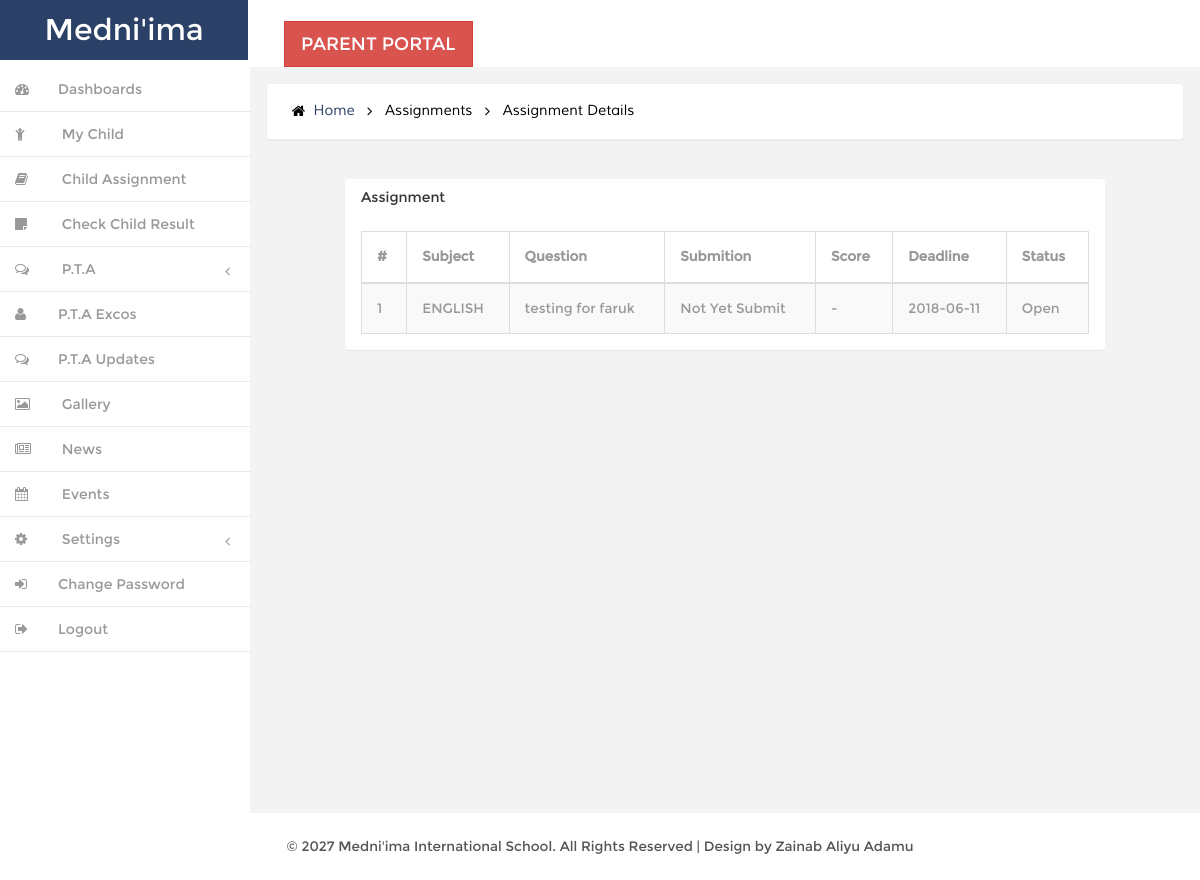
The app's page /parent/view-assignment.php?asid=2 (signed in) with its own data.
### tables this page shows
CREATE TABLE IF NOT EXISTS `tblassignment` (
  `id` int(11) NOT NULL,
  `name` varchar(250) NOT NULL,
  `teacher_id` int(11) NOT NULL,
  `class_id` int(11) NOT NULL,
  `subject_id` int(11) NOT NULL,
  `question` text NOT NULL,
  `dead_line_date` date NOT NULL,
  `dead_line_time` varchar(20) NOT NULL,
  `created_date` datetime NOT NULL,
  `status` enum('0','1') NOT NULL DEFAULT '1',
  `lastupdate` timestamp NOT NULL DEFAULT CURRENT_TIMESTAMP ON UPDATE CURRENT_TIMESTAMP
);

CREATE TABLE IF NOT EXISTS `tblsubjects` (
  `id` int(11) NOT NULL,
  `SubjectName` varchar(100) NOT NULL,
  `SubjectCode` varchar(100) NOT NULL,
  `Creationdate` timestamp NOT NULL DEFAULT CURRENT_TIMESTAMP,
  `UpdationDate` timestamp NOT NULL DEFAULT '0000-00-00 00:00:00' ON UPDATE CURRENT_TIMESTAMP
);

### parent/view-assignment.php (the view, shortened to what this page needs)
<?php
include 'engine/tophead.php';
$asid=intval($_GET['asid']);
$query  = $db->query("SELECT tblstudents.*, tblassignment.name,tblassignment.id as assignment_id,tblassignment.dead_line_date,tblassignment.question,tblassignment.teacher_id,tblassignment.status,tblassignment.class_id,tblassignment.subject_id,tblclasses.ClassName,tblclasses.Section,tblclasses.id,tblsubjects.id as subid,tblsubjects.SubjectName from tblassignment join tblclasses on tblclasses.id=tblassignment.class_id join tblsubjects on tblsubjects.id = tblassignment.subject_id join tblstudents on tblstudents.ClassId=tblassignment.class_id where tblstudents.StudentId='$asid'");
$cnt=1;
if($query->num_rows < 1){
	echo '<div class="blank text-center"><div class="alert alert-danger left-icon-alert" role="alert">
 <strong>Error!</strong> No Assignment found</div></div>';
}else{
?>
		     <div class="banner">
		    	<h2>
				<a href="index.php"><i class="fa fa-home"></i> Home</a>
				<i class="fa fa-angle-right"></i>
                <span>Assignments</span>
                <i class="fa fa-angle-right"></i>
				<span>Assignment Details</span>
				</h2>
		    </div>
        <br>
    <div class="blank">
                                <div class="row">
                                    <div class="col-md-10 col-md-offset-1">
                                        <div class="panel">
                                            <div class="panel-heading">
                                                <div class="panel-title">
                                                    <h5><?php echo htmlentities($assignment_view_result->StudentName);?> Assignment</h5>
                                                </div>
                                            </div>
                                            <div class="panel-body p-20">
                                                <table id="example" class="display table table-striped table-bordered" cellspacing="0" width="100%">
                                                    <thead>
                                                        <tr>
                                                            <th>#</th>
                                                            <th>Subject</th>
                                                            <th>Question</th>
                                                         <th>Submition</th>
                                                            <th>Score</th>
                                                            <th>Deadline</th>
                                                            <th>Status</th>
                                                        </tr>
                                                    </thead>
                                                    <tbody>
<?php while($assignment_view_result = $query->fetch_object()){
	$query11 =$db->query("SELECT id from tblsubmited_assignment where assignment_id='$assignment_view_result->assignment_id' and student_id='$assignment_view_result->StudentId'");
	?>
	<tr>
 <td><?php echo htmlentities($cnt);?></td>
                                                            <td><?php echo htmlentities($assignment_view_result->SubjectName);?></td>
                                                            <td><?php echo htmlentities($assignment_view_result->question);?></td>
                                                             <td><?php if($query11->num_rows >0)echo "Submited"; else echo "Not Yet Submit";?></td>
<td>
<?php
if($query11->num_rows < 1)
{echo "-";}
else{
	echo $assignment_view_result->score;
}
?>
</td>
                                                            <td><?php echo htmlentities($assignment_view_result->dead_line_date);?></td>
                                                            <td><?php if($assignment_view_result->status==1){
echo htmlentities('Open');
}
else{
   echo htmlentities('Closed');
}
                                                                ?></td>
</tr>
<?php $cnt=$cnt+1; }?>
                              </tbody>
                                                </table>
                                            </div>
                                        </div>
<?php }?>
                                    </div>
                                </div>
                            </div>
                    </div>
                </div>
            </div>

### res/css/style.css (style rules this page uses)
h4, h5, h6, h1, h2, h3 { margin: 0; }
ul, ol { margin: 0;padding: 0; }
p { margin: 0; }
html, body { font-family:'Montserrat-Regular'; font-size: 100%; background:#F3F3F4; overflow-x: hidden; }
body a { transition:0.5s all; -webkit-transition:0.5s all; -moz-transition:0.5s all; -o-transition:0.5s all; -ms-transition:0.5s all; }
div#wrapper { background-color: #fff; }
.navbar-default.sidebar { background-color: #fff; }
h1 a.navbar-brand { color: #fff !important; font-size: 30px; font-weight: 500; padding: 20px 0px; background: #2c4167; text-align: center; width:248px; height: 60px; }
i.nav_icon { color: #fff; margin-right:6px; }
.sidebar ul li a { color: #999; font-size:14px; }
.hvr-bounce-to-right { display: inline-block; vertical-align: middle; -webkit-transform: translateZ(0); transform: translateZ(0); box-shadow: 0 0 1px rgba(0, 0, 0, 0); -webkit-backface-visibility: hidden; backface-visibility: hidden; -moz-osx-font-smoothing: grayscale; position: relative; -webkit-transition-property: color; transition-property: color; -webkit-transition-duration: 0.5s; transition-duration: 0.5s; }
.hvr-bounce-to-right:before { content: ""; position: absolute; z-index: -1; top: 0; left: 0; right: 80%; bottom: 0; background:#7f8c8d; -webkit-transform: scaleX(0); transform: scaleX(0); -webkit-transform-origin: 0 50%; transform-origin: 0 50%; -webkit-transition-property: transform; transition-property: transform; -webkit-transition-duration: 0.5s; transition-duration: 0.5s; -webkit-transition-timing-function: ease-out; transition-timing-function: ease-out; }
.nav > li > a { color: #999; font-weight:500; padding: 0px 20px 0px 0px; font-size: 0.85em; border-bottom: 1px solid #E9E9E9; }
.nav > li > a i { margin-right: 14px; }
i.nav_icon { color: #999; padding: 15px; width: 44px; height: 44px; }
span.fa.arrow { margin-top: 17px; }
@media (min-width: 768px) { #page-wrapper { position: inherit; margin: 0 0 0 240px; min-height: 1000px; } }
.content-main { background-color: #F3F3F4; padding-top: 1em; }
.full-top { float:left; }
.border-bottom { background-color: #fff; }
.full-left { float: left; width: 40%; margin-left: 3%; margin-top: 1.3em; }
.banner { background: #fff; display: block; margin: 0em 1em ; padding:1em; border: 1px solid #ebeff6; border-color: #ebeff6; border-radius: 4px; -webkit-border-radius: 4px; -o-border-radius: 4px; -moz-border-radius: 4px; -ms-border-radius: 4px; -webkit-box-shadow: 0 1px 1px rgba(0,0,0,.05); box-shadow: 0 1px 1px rgba(0,0,0,.05); }
.banner h2 { font-size:0.9em; }
.banner h2 a { color:#2c4167; text-decoration:none; font-family: 'Muli-Regular'; padding:0.3em ; }
.banner h2 span { color:#000; font-family: 'Muli-Regular'; padding:0.3em ; }
.banner h2 i { color:#000; vertical-align:middle; padding:0.3em ; }
.blank { padding: 1em; min-height: 650px; }
.btn { border-radius: 0px; outline: none; }
.table td, .table>tbody>tr>td, .table>tbody>tr>th, .table>tfoot>tr>td, .table>tfoot>tr>th, .table>thead>tr>td, .table>thead>tr>th { padding: 15px !important; font-size: 0.85em; color: #999; border-top: none !important; }
.table { margin-bottom: 0; }
.copy { background:#fff; text-align:center; padding:1.5em 0; }
.copy p, .copy-right p { font-size:0.85em; color:#555; }

### res/css/custom.css (style rules this page uses)
#wrapper { width: 100%; }
#page-wrapper { min-height: 568px; }
@media (min-width:768px) { #page-wrapper { position: inherit; margin: 0 0 0 250px; } }
.sidebar .sidebar-nav.navbar-collapse { padding-right: 0; padding-left: 0; }
.sidebar .arrow { float: right; }
.sidebar .fa.arrow:before { content: "\f104"; }
.sidebar .nav-second-level li, .sidebar .nav-third-level li { border-bottom: 0!important; }
@media (min-width:768px) { .sidebar { z-index: 1; position: absolute; width: 250px; } }

### records on screen
tblassignment: subject.SubjectName "ENGLISH", question "testing for faruk", dead_line_date "2018-06-11"
